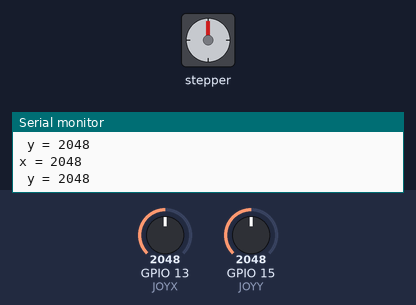
A sketch run on a simulated ESP32. On the bench: stepper motor, the last lines printed to the serial monitor. Inputs (shaded band) come from the test bench; at power-on: GPIO 13 (JOYX) = 2048, GPIO 15 (JOYY) = 2048. Stepper angles assume 2048 steps per turn.

Above: at 1.2 s.
1.3 s: GPIO 13 (JOYX) set to 3968
2.8 s: GPIO 13 (JOYX) set to 4033
At 4.28 s:
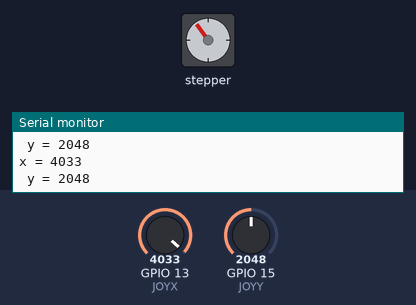
At 5.65 s:
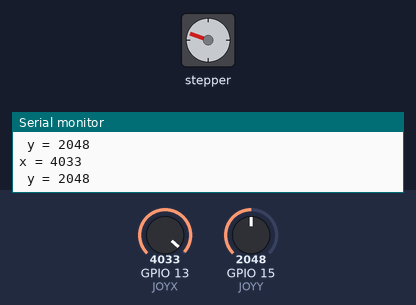
11.8 s: GPIO 13 (JOYX) set to 0
At 13.2 s:
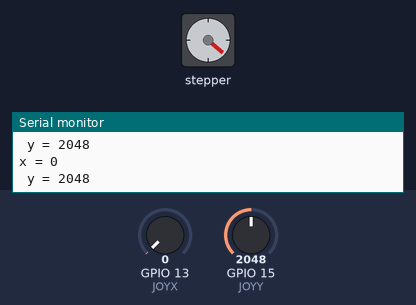
Timing chart, 0 to 23.7 s (numbered marks = the images above; inputs shaded):
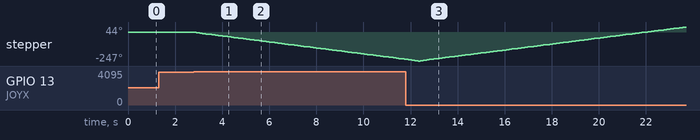

Measured:
- the behaviour switches between 4000 and 4001 on GPIO 13 (JOYX) (found by bisection; images 0 and 1)
- after the input at 2.8 s, stepper: keeps turning counter-clockwise at about 26°/s, starting at once

The sketch:

stepper-moter.ino
```cpp
#include <Stepper.h>

#define STEPS 2048  // number of steps per revolution
#define IN1 32
#define IN2 33
#define IN3 25
#define IN4 26

#define IN5 18
#define IN6 5
#define IN7 17
#define IN8 16

#define JOYX 13
#define JOYY 15
int a = 0;
int b = 0;

Stepper myStepper(STEPS, IN1, IN3, IN2, IN4);
Stepper myStepper2(STEPS, IN5, IN7, IN6, IN8);

void setup() {
  myStepper.setSpeed(5);  // = 5rpm
  myStepper2.setSpeed(5);
  Serial.begin(115200);
  pinMode(JOYX, INPUT);
  pinMode(JOYY, INPUT);
}

void loop() {
  a = analogRead(JOYX);
  b = analogRead(JOYY);
  Serial.printf("x = %d\n y = %d\n", a, b);

  if (a < 10) {
    myStepper.step(100);
  } else if (a > 4000) {
    myStepper.step(-100);
  } else if (b < 10) {
    myStepper2.step(100);
  } else if (b > 4000) {
    myStepper2.step(-100);
  }

  //myStepper.step(STEPS);
  //delay(100);
  //Serial.println("CCW");
  //myStepper.step(-STEPS);
  delay(100);
}
```
